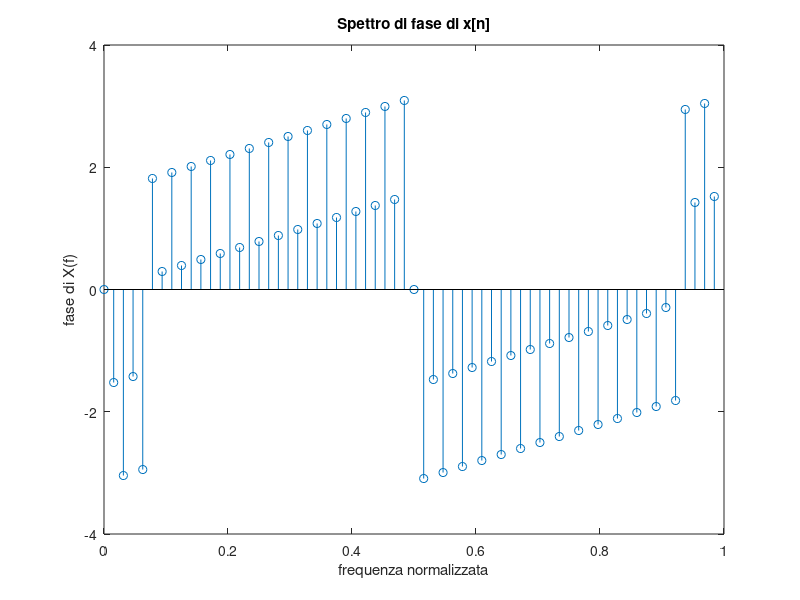

This figure's MATLAB source:
clear all;
clc;

N=31; %Doppio del periodo    
    
N0=2^(6); %Ordine della FFT
n=0:(N-1);
x=sin(2*pi*n*(1/N)).^2;

stem (n,x);
  	title ('Andamento del segnale');
    xlabel('n'); 
    ylabel('x[n]');
pause;

X=fft(x,N0);
    
k=0:N0-1;
k_norm=k/N0;
stem (k_norm,N0*abs(X));
	title ('Spettro di ampiezza di x[n]'); 
    xlabel('frequenza normalizzata'); 
    ylabel ('|X(f)|');
pause;
stem (k_norm,angle(X));
		title ('Spettro di fase di x[n]'); 
        xlabel('frequenza normalizzata'); 
        ylabel ('fase di X(f)');
pause;
%end;  
   

   
